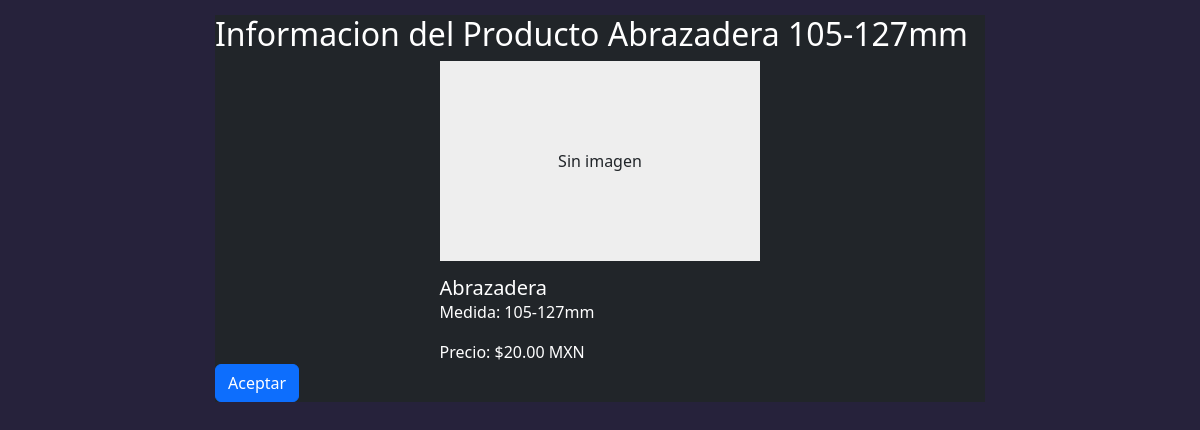
/productos/4689/, run on an earlier commit of the app's database.
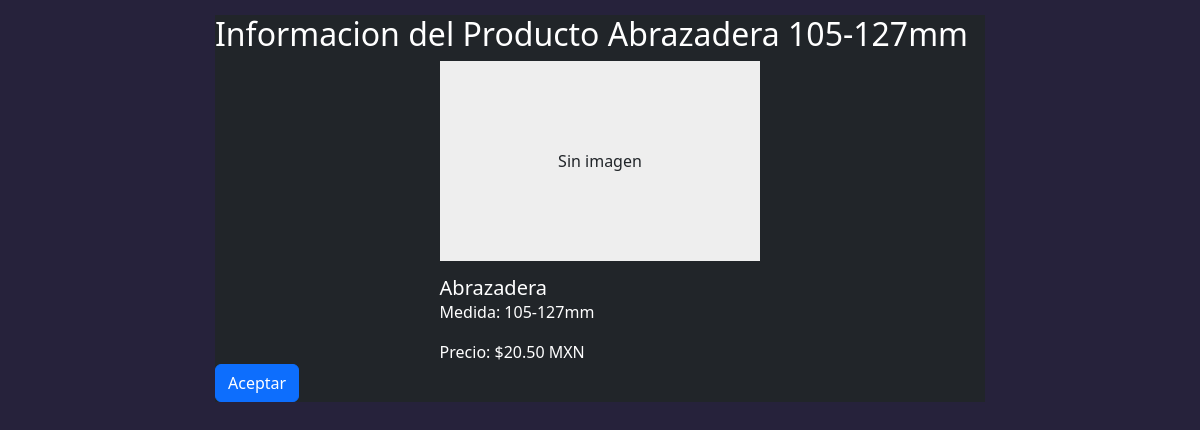
And on a later commit of the database.
### Inventario/models.py (models this page shows, shortened)
class Producto(models.Model):
    nombre = models.CharField(max_length=255, verbose_name='Nombre del Producto')
    medida = models.CharField(max_length=255, verbose_name='Medida (por ejemplo: cm, pulg, kg, oz o litros)', blank=True, null=True,)
    codigo_barras = models.CharField(max_length=255, verbose_name="Codigo de Barra", blank=True, null=True,)
    codigo_producto = models.CharField(blank=True, null=True, max_length=25, verbose_name='Codigo Producto')
    existencia = models.PositiveIntegerField(verbose_name='Existencias Disponible', blank=True, null=True,)
    precio_venta = models.DecimalField(max_digits=10, decimal_places=2, verbose_name='Precio de Venta', blank=True, null=True,)
    precio_compra = models.DecimalField(max_digits=10, decimal_places=2, verbose_name='Precio de Compra', blank=True, null=True,)
    fecha_creacion = models.DateField(auto_now_add=True, verbose_name='Fecha de Creación')
    imagen = models.ImageField(blank=True, null=True, verbose_name='Imagen del Producto')
    class Meta:
        verbose_name_plural = 'Productos'

### Inventario/views.py (the view, shortened to what this page needs)
# urls.py: path('productos/<int:pk>/', ProductoDetailView.as_view(), name='producto_detail'),
class ProductoDetailView(DetailView):
    model = Producto
    template_name = 'producto_detail.html'
    context_object_name = 'producto'

### Venta/context_processor.py (called while the page is built)
def total_venta(request):
    total = 0
    if request.user.is_authenticated:
        if "venta" in request.session.keys():
            for key, value in request.session["venta"].items():
                total += float(value["acumulado"])
                print(total)
    return {"total_venta": Decimal(total)}

### Inventario/templates/producto_detail.html (shortened to what this page needs)
{% extends 'basemodal.html' %}
{% block content %}
      <div class="card-body">
        <h2>Informacion del Producto {{producto.nombre}}
          {%if producto.medida%}
          {{producto.medida}}
          {%endif%}
        </h2>
        <div class="col-sm-5 mx-auto">
            {% if producto.imagen %}
                <img src="{{ producto.imagen.url }}" class="card-img-top" style="width: 100%; height:200px;" alt="...">
            {% else %}
                <div class="card-placeholder" style="width: 100%; height:200px; background-color: #eee; color: #212529; text-align: center; line-height: 200px;">
                    Sin imagen
                </div>
            {% endif %}
            <div class="card-body" style="margin-top: 15px">
                <h5 class="card-title">{{ producto.nombre }}</h5>
                <p class="card-text">Medida: {{producto.medida}}</p>
                <p class="card-text">Precio: ${{ producto.precio_venta }} MXN</p>
            </div>
        </div>
        <form method="post" enctype="multipart/form-data" action="{% url 'producto_detail' pk=producto.id %}">
          <a href="{% url 'producto_list' %}" class="btn btn-primary">Aceptar</a>
      </div>
{% endblock %}

### templates/basemodal.html (shortened to what this page needs)
{% load static %}
<!DOCTYPE html>
<html lang="es">
<head>
  <link rel="stylesheet" href=" {% static 'css/styleTC.css' %}">
  <link rel="stylesheet" href="{% static 'css/bootstrap.min.css' %}">
</head>
<body>
    <div class="wrapper">
      <div class="modal-dialog modal-lg">
        <div class="modal-content">
        <div class="conteiner" style="margin: 15px; background-color: #212529;">
          {% block content %}
          {% endblock %}
        </div>
        </div>
      </div>
    </div>
</body>
</html>

### static/css/styleTC.css (style rules this page uses)
body { font-family: "Roboto", Helvetica, sans-serif; background-color: #26223b!important; color: white!important; }
h1, h2, h3, p, a { color: white; }
.conteiner { background-color: #26223b; }

What changed in the data, as far as the page shows it:
changed Producto "Abrazadera": precio_venta "20.00" → "20.50"
